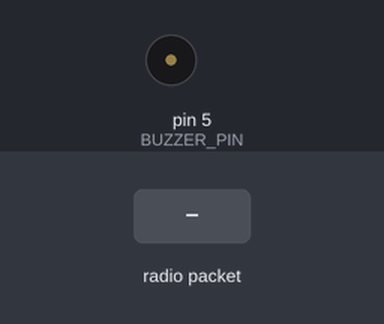
Bench run of a sketch on a simulated Arduino Uno, built with avr-gcc and run on an emulated ATmega328P. Shown: buzzer (waves = sounding). Inputs (shaded band) come from the test bench. No radio packets arrive unless stated.

Above: at 1.2 s.
1.3 s: radio packet "Movement" arrives
At 1.6 s:
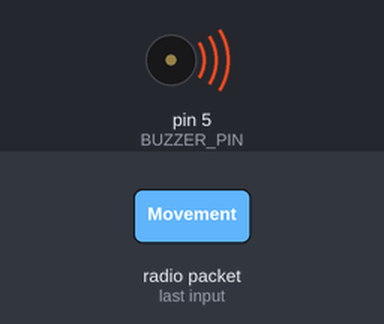
Timing chart, 0 to 12.8 s (numbered marks = the images above; inputs shaded):
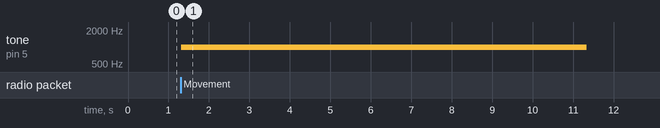

Measured:
- after the input at 1.3 s, tone on pin 5 (BUZZER_PIN): silent → 1000 Hz at once, → silent 10.0 s later

The sketch:

buzzer.ino
```cpp
#include <SPI.h>
#include <nRF24L01.h>
#include <RF24.h>
#define BUZZER_PIN 5
int count = 0;
boolean flag = false;

//NRF24 connection
RF24 radio(9, 10); // CE, CSN
const byte address[6] = "00001";

//The arduino setup function defines the pinmode for the buzzer
//and the SPI connection to the NRF24 board
void setup() {

  //initialize the radio object
  Serial.begin(9600); //baud rate
  radio.begin();
  radio.openReadingPipe(1,address);

  //setting up the ACK reply for the NRF24 messages comming
  //from a different NRF24
  radio.setAutoAck(true);
  radio.enableAckPayload();
  radio.enableDynamicPayloads();
  radio.setRetries(1,5);


  radio.setPALevel(RF24_PA_MIN); //power level
  radio.startListening(); //enable receiving messages
  radio.writeAckPayload(1, "ack!", 5); //send first ACK message

}

//The arduino loop function is responsible for the buzzer functionality
//when a "movement" msg arrives, the buzzer starts to buzz for 10 seconds
void loop() {

  //check if a message arrived
  if (radio.available()) {
    char txt[32] = "";
    radio.read(&txt, sizeof(txt));
    radio.writeAckPayload(1, "ack!", 5); //send ack to any message arriving
    //if a "movement" message arrived start buzzing
	if (strcmp(txt, "Movement") == 0) {
      flag = true;
    }
  }

  if (flag)
  {
     tone(BUZZER_PIN, 1000); // Send 1KHz sound signal
     count++;

	//continue buzzing for 400 cycles of 25[ms] = 10 seconds
     if (count == 400) {
        noTone(BUZZER_PIN);     // Stop sound
        count = 0;
        flag = false;
      }
  }

  delay(25); // run logic each 25[ms]

}
```
